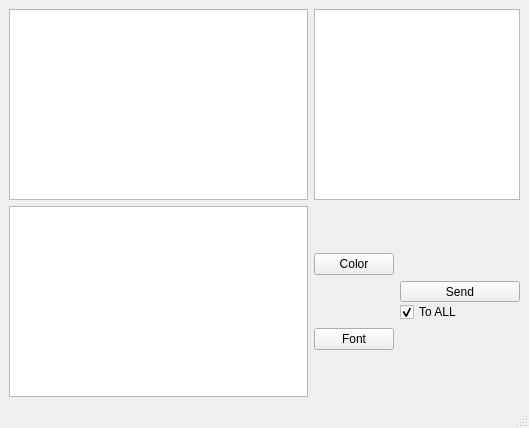
<?xml version="1.0" encoding="UTF-8"?>
<ui version="4.0">
 <class>MainWindow</class>
 <widget class="QMainWindow" name="MainWindow">
  <property name="geometry">
   <rect>
    <x>0</x>
    <y>0</y>
    <width>529</width>
    <height>428</height>
   </rect>
  </property>
  <property name="windowTitle">
   <string>MainWindow</string>
  </property>
  <widget class="QWidget" name="centralwidget">
   <property name="enabled">
    <bool>true</bool>
   </property>
   <layout class="QGridLayout" name="gridLayout">
    <item row="1" column="1" colspan="2">
     <layout class="QHBoxLayout" name="horizontalLayout_3">
      <item>
       <layout class="QVBoxLayout" name="verticalLayout_3">
        <item>
         <widget class="QPushButton" name="pbColour">
          <property name="text">
           <string>Color</string>
          </property>
         </widget>
        </item>
        <item>
         <widget class="QPushButton" name="pbFont">
          <property name="text">
           <string>Font</string>
          </property>
         </widget>
        </item>
       </layout>
      </item>
      <item>
       <layout class="QVBoxLayout" name="verticalLayout">
        <property name="spacing">
         <number>0</number>
        </property>
        <item>
         <spacer name="verticalSpacer">
          <property name="orientation">
           <enum>Qt::Vertical</enum>
          </property>
          <property name="sizeHint" stdset="0">
           <size>
            <width>20</width>
            <height>45</height>
           </size>
          </property>
         </spacer>
        </item>
        <item>
         <layout class="QHBoxLayout" name="horizontalLayout">
          <item>
           <widget class="QToolButton" name="pbSend">
            <property name="minimumSize">
             <size>
              <width>120</width>
              <height>20</height>
             </size>
            </property>
            <property name="text">
             <string>Send</string>
            </property>
           </widget>
          </item>
         </layout>
        </item>
        <item>
         <widget class="QCheckBox" name="cbToAll">
          <property name="enabled">
           <bool>true</bool>
          </property>
          <property name="sizePolicy">
           <sizepolicy hsizetype="Ignored" vsizetype="Fixed">
            <horstretch>0</horstretch>
            <verstretch>0</verstretch>
           </sizepolicy>
          </property>
          <property name="text">
           <string>To ALL</string>
          </property>
          <property name="checked">
           <bool>true</bool>
          </property>
         </widget>
        </item>
        <item>
         <spacer name="verticalSpacer_3">
          <property name="orientation">
           <enum>Qt::Vertical</enum>
          </property>
          <property name="sizeHint" stdset="0">
           <size>
            <width>20</width>
            <height>40</height>
           </size>
          </property>
         </spacer>
        </item>
       </layout>
      </item>
     </layout>
    </item>
    <item row="0" column="0">
     <widget class="QListWidget" name="lwLog">
      <property name="sizePolicy">
       <sizepolicy hsizetype="Expanding" vsizetype="Expanding">
        <horstretch>3</horstretch>
        <verstretch>0</verstretch>
       </sizepolicy>
      </property>
     </widget>
    </item>
    <item row="0" column="1" colspan="2">
     <widget class="QListWidget" name="lwUsers">
      <property name="sizePolicy">
       <sizepolicy hsizetype="Expanding" vsizetype="Ignored">
        <horstretch>1</horstretch>
        <verstretch>0</verstretch>
       </sizepolicy>
      </property>
      <property name="selectionMode">
       <enum>QAbstractItemView::MultiSelection</enum>
      </property>
      <property name="sortingEnabled">
       <bool>true</bool>
      </property>
     </widget>
    </item>
    <item row="1" column="0">
     <widget class="QTextEdit" name="pteMessage">
      <property name="enabled">
       <bool>true</bool>
      </property>
     </widget>
    </item>
   </layout>
  </widget>
  <widget class="QMenuBar" name="menubar">
   <property name="geometry">
    <rect>
     <x>0</x>
     <y>0</y>
     <width>529</width>
     <height>20</height>
    </rect>
   </property>
  </widget>
  <widget class="QStatusBar" name="statusbar"/>
 </widget>
 <resources/>
 <connections/>
</ui>
